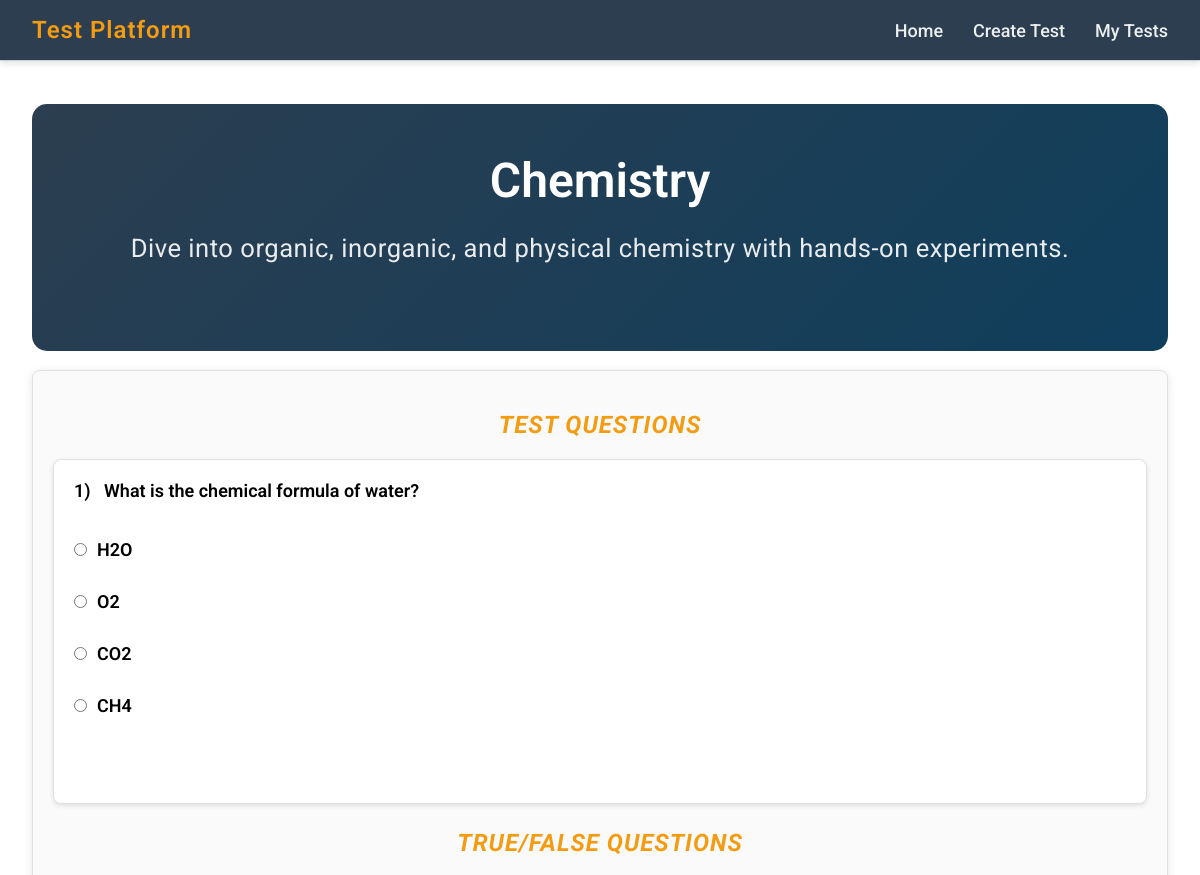
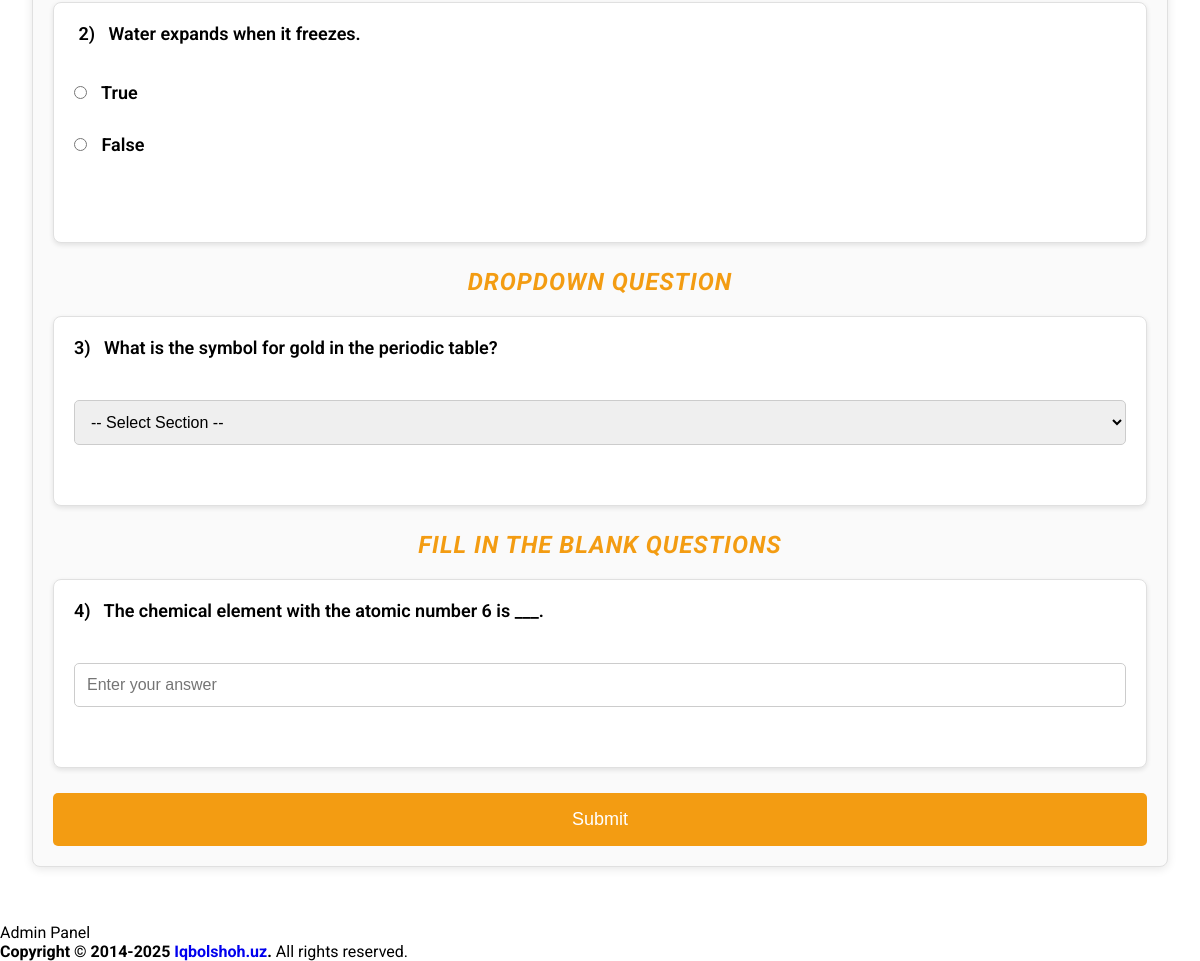
Page /test.php?url=chemistry on the committed database (2 pictures, top to bottom).
### tables this page shows
CREATE TABLE IF NOT EXISTS subjects (
    id INT PRIMARY KEY AUTO_INCREMENT,
    user_id INT,
    title VARCHAR(100) NOT NULL,
    description VARCHAR(255) NOT NULL,
    url VARCHAR(255) NOT NULL,
    FOREIGN KEY (user_id) REFERENCES users(id) ON DELETE CASCADE
);

CREATE TABLE IF NOT EXISTS test (
    id INT PRIMARY KEY AUTO_INCREMENT,
    subject_id INT,
    question TEXT NOT NULL,
    FOREIGN KEY (subject_id) REFERENCES subjects(id) ON DELETE CASCADE
);

CREATE TABLE IF NOT EXISTS test_options (
    id INT PRIMARY KEY AUTO_INCREMENT,
    test_id INT NOT NULL,
    option_text VARCHAR(255) NOT NULL,
    is_correct BOOLEAN DEFAULT FALSE,
    FOREIGN KEY (test_id) REFERENCES test(id) ON DELETE CASCADE
);

CREATE TABLE IF NOT EXISTS tru_false (
    id INT PRIMARY KEY AUTO_INCREMENT,
    subject_id INT,
    statement TEXT NOT NULL,
    is_true BOOLEAN NOT NULL,
    FOREIGN KEY (subject_id) REFERENCES subjects(id) ON DELETE CASCADE
);

CREATE TABLE IF NOT EXISTS dropdown (
    id INT PRIMARY KEY AUTO_INCREMENT,
    subject_id INT,
    question TEXT NOT NULL,
    correct_answer VARCHAR(255) NOT NULL,
    FOREIGN KEY (subject_id) REFERENCES subjects(id) ON DELETE CASCADE
);

CREATE TABLE IF NOT EXISTS fill_in_the_blank (
    id INT PRIMARY KEY AUTO_INCREMENT,
    subject_id INT,
    sentence TEXT NOT NULL,
    correct_answer VARCHAR(255) NOT NULL,
    FOREIGN KEY (subject_id) REFERENCES subjects(id) ON DELETE CASCADE
);

### config.php (called while the page is built, shortened)
<?php
class Database
{
    private $conn;
    public function __construct()
    {
        $this->conn = new mysqli(DB_SERVER, DB_USERNAME, DB_PASSWORD, DB_NAME);
    }
    public function executeQuery($sql, $params = [], $types = "")
    {
        $result = $this->conn->prepare($sql);
        if ($params) {
            $result->bind_param($types, ...$params);
        }
        if (!$result->execute()) {
            return "Execution error: " . $result->error;
        }
        return $result;
    }
    public function select($table, $columns = "*", $condition = "", $params = [], $types = "")
    {
        $sql = "SELECT $columns FROM $table" . ($condition ? " WHERE $condition" : "");
        $result = $this->executeQuery($sql, $params, $types);
        return $result->get_result()->fetch_all(MYSQLI_ASSOC);
    }
}

### test.php (the view, shortened to what this page needs)
<?php
include 'config.php';
$query = new Database();
if (isset($_GET['url'])) {
    $url = $_GET['url'];
    $subject = $query->select('subjects', '*', "url = ?", [$url], 's');
    $subjectid = $subject[0]['id'];
    $tests = $query->select('test', '*', "subject_id = ?", [$subjectid], 'i');
    $tru_falses = $query->select('tru_false', '*', "subject_id = ?", [$subjectid], 'i');
    $dropdowns = $query->select('dropdown', '*', "subject_id = ?", [$subjectid], 'i');
    $fill_in_the_blanks = $query->select('fill_in_the_blank', '*', "subject_id = ?", [$subjectid], 'i');
    shuffle($tests);
    shuffle($tru_falses);
    shuffle($dropdowns);
    shuffle($fill_in_the_blanks);
        ?>
    <!DOCTYPE html>
    <html lang="en">
    <head>
    </head>
    <body>
        <?php include 'includes/header.php' ?>
        <div class="container">
            <?php $delay = 0; ?>
            <?php $test_count = 1 ?>
            <section class="section call-to-action">
                <h2 class="section__title"><?= $subject[0]['title'] ?></h2>
                <p class="section__content"><?= $subject[0]['description'] ?></p>
            </section>
            <br>
            <?php if (!empty($tests) || !empty($tru_falses) || !empty($dropdowns) || !empty($fill_in_the_blanks)): ?>
                <form method="post">
                    <div id="delay-animation" style="animation-delay: <?= $delay += 0.05 ?>s">
                        <?php if (!empty($tests)): ?>
                            <h3 class="title_h3" style="animation-delay: <?= $delay ?>s">Test Questions</h3>
                            <div class="task_item" style="animation-delay: <?= $delay ?>s">
                                <?php foreach ($tests as $test):
                                    $testid = $test['id'];
                                    $options = $query->select('test_options', '*', "test_id = $testid");
                                    shuffle($options);
                                    ?>
                                    <div id="delay-animation" style="animation-delay: <?= $delay += 0.05 ?>s">
                                        <label for="test_question_<?= $testid; ?>">
                                            <p style="white-space: pre-wrap;"><?= ($test_count++) . ')   ' . $test['question'] ?></p>
                                        </label><br>
                                        <div class="options">
                                            <?php foreach ($options as $option): ?>
                                                <label>
                                                    <input type="radio" name="test_answer_<?= $testid; ?>"
                                                        id="test_answer_<?= $option['id']; ?>"
                                                        value="<?= $option['id'] ?>"><?= $option['option_text'] ?>
                                                </label><br>
                                            <?php endforeach; ?>
                                        </div>
                                    </div>
                                <?php endforeach; ?>
                            </div>
                        <?php endif; ?>
                    </div>
                    <div id="delay-animation" style="animation-delay: <?= $delay += 0.05 ?>s">
                        <?php if (!empty($tru_falses)): ?>
                            <h3 class="title_h3">True/False Questions</h3>
                            <div class="task_item">
                                <?php foreach ($tru_falses as $tru_false): ?>
                                    <div id="delay-animation" style="animation-delay: <?= $delay ?>s">
                                        <label for="tru_false_statement_<?= $tru_false['id']; ?>">
                                            <p style="white-space: pre-wrap;"> <?= ($test_count++) . ')   ' . $tru_false['statement'] ?>
                                            </p>
                                        </label><br>
                                        <div class="options">
                                            <label for="tru_false_answer_<?= $tru_false['id']; ?>_true">
                                                <input type="radio" id="tru_false_answer_<?= $tru_false['id']; ?>_true"
                                                    name="tru_false_answer_<?= $tru_false['id']; ?>" value="1"> True
                                            </label><br>
                                            <label for="tru_false_answer_<?= $tru_false['id']; ?>_false">
                                                <input type="radio" id="tru_false_answer_<?= $tru_false['id']; ?>_false"
                                                    name="tru_false_answer_<?= $tru_false['id']; ?>" value="0"> False
                                            </label><br>
                                        </div>
                                    </div>
                                <?php endforeach; ?>
                            </div>
                        <?php endif; ?>
                    </div>
                    <div id="delay-animation" style="animation-delay: <?= $delay += 0.05 ?>s">
                        <?php if (!empty($dropdowns)): ?>
                            <h3 class="title_h3">Dropdown Question</h3>
                            <div class="task_item">
                                <?php foreach ($dropdowns as $dropdown): ?>
                                    <div id="delay-animation" style="animation-delay: <?= $delay += 0.05 ?>s">
                                        <label for="dropdown_question_<?= $dropdown['id']; ?>">
                                            <p style="white-space: pre-wrap;"><?= ($test_count++) . ')   ' . $dropdown['question'] ?>
                                            </p>
                                        </label><br>
                                        <select name="dropdown_answer_<?= $dropdown['id']; ?>"
                                            id="dropdown_question_<?= $dropdown['id']; ?>" class="dropdown">
                                            <option value="" disabled selected>-- Select Section --</option>
                                        </select><br>
                                    </div>
                                <?php endforeach; ?>
                            </div>
                        <?php endif; ?>
                    </div>
                    <div id="delay-animation" style="animation-delay: <?= $delay += 0.05 ?>s">
                        <?php if (!empty($fill_in_the_blanks)): ?>
                            <h3 class="title_h3">Fill in the Blank Questions</h3>
                            <div class="task_item">
                                <?php foreach ($fill_in_the_blanks as $blank): ?>
                                    <div id="delay-animation" style="animation-delay: <?= $delay += 0.05 ?>s">
                                        <label for="fill_in_the_blank_<?= $blank['id']; ?>">
                                            <p style="white-space: pre-wrap;"><?= ($test_count++) . ')   ' . $blank['sentence'] ?> </p>
                                        </label><br>
                                        <input type="text" name="fill_in_the_blank_answer_<?= $blank['id']; ?>"
                                            placeholder="Enter your answer"><br>
                                    </div>
                                <?php endforeach; ?>
                            </div>
                        <?php endif; ?>
                    </div>
                    <div id="delay-animation" style="animation-delay: <?= $delay += 0.05 ?>s">
                        <input type="submit" value="Submit" class="submit-btn">
                    </div>
                </form>
            <?php endif; ?>
        </div>
        <?php include 'includes/footer.php' ?>
    </body>
    </html>
    <?php
} else {
    header('Location: ./');
    exit();
}
?>

### test.php (style rules this page uses)
.section { padding: 3rem 0rem; text-align: center; }
.section__title { font-size: 3rem; font-weight: 600; margin-bottom: 1.5rem; }
.section__content { font-size: 1.6rem; font-weight: 400; margin-bottom: 2.5rem; opacity: 0.9; letter-spacing: 0.5px; }
.call-to-action { border-radius: 15px; background: linear-gradient(135deg, #2c3e50, #0f3e5c); color: white; animation: slideUpFade 1s ease forwards; }
.container { transform: translateY(0); opacity: 0; animation: fadeInUp 1s ease-out forwards; }
form { margin: 0 auto; width: 100%; padding: 20px; border-radius: 8px; background-color: #fafafa; border: 1px solid #e0e0e0; box-shadow: 0 2px 10px rgba(0, 0, 0, 0.1); }
.title_h3 { color: #f39c12; text-align: center; font-size: 24px; margin-top: 20px; margin-bottom: 20px; text-transform: uppercase; font-style: italic; letter-spacing: 1px; transform: translateY(0); opacity: 0; animation: fadeInUp 1s ease-out forwards; }
.task_item { border: 1px solid #e0e0e0; padding: 20px; margin-bottom: 25px; border-radius: 8px; background-color: white; box-shadow: 0 2px 5px rgba(0, 0, 0, 0.1); transform: translateY(0); opacity: 0; animation: fadeInUp 1s ease-out forwards; }
.task_item label { font-weight: 600; font-size: 18px; margin-bottom: 15px; display: block; }
.task_item input[type="radio"], .task_item select, .task_item input[type="text"] { width: 100%; padding: 12px; border: 1px solid #ccc; border-radius: 5px; font-size: 16px; margin-top: 8px; box-sizing: border-box; transition: all 0.3s ease; display: inline-block; }
.task_item .options { display: flex; flex-direction: column; }
.task_item .options input[type="radio"] { margin-right: 10px; width: auto; }
.task_item .options label, .task_item .options p { display: inline-block; margin-bottom: 8px; }
.submit-btn { padding: 16px 32px; font-size: 18px; background-color: #f39c12; color: white; border: none; border-radius: 5px; cursor: pointer; width: 100%; text-align: center; transition: background-color 0.3s ease; }
#delay-animation { transform: translateY(0); opacity: 0; animation: fadeInUp 1s ease-out forwards; }

### header.php (style rules this page uses)
* { margin: 0; padding: 0; box-sizing: border-box; }
html { font-family: "Roboto", sans-serif; }
.container { width: 100%; min-height: 50vh; margin: auto; margin-top: 27px; margin-bottom: 40px; padding: 1rem 2rem; border-radius: 11px; background-color: #ffffff; }

### rows in the picture
subjects: title "Chemistry", description "Dive into organic, inorganic, and physical chemistry with hands-on experiments."
test: question "What is the chemical formula of water?"
test_options: option_text "H2O"
test_options: option_text "O2"
test_options: option_text "CO2"
test_options: option_text "CH4"
tru_false: statement "Water expands when it freezes."
dropdown: question "What is the symbol for gold in the periodic table?"
fill_in_the_blank: sentence "The chemical element with the atomic number 6 is ___."
